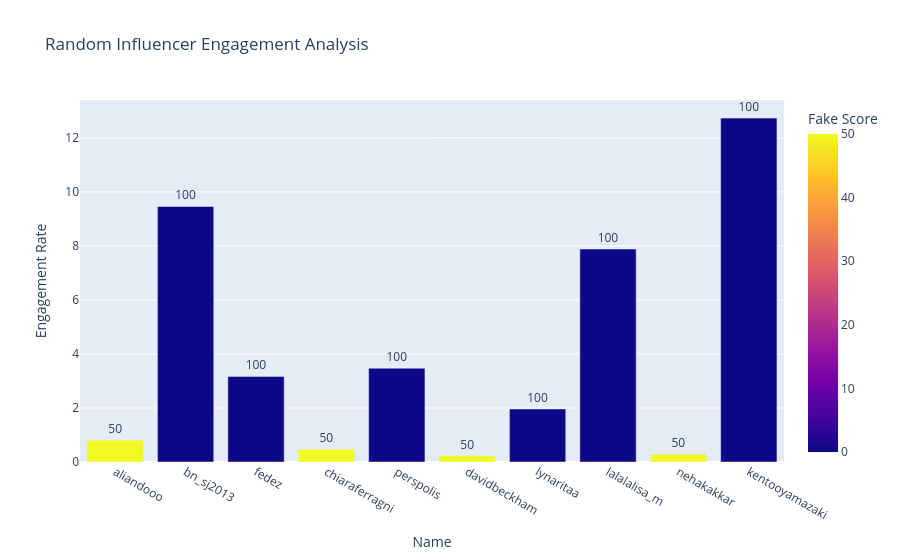

Write notebook code for a chart like this one.
### Code cell
suspicious = df.sample(10)

fig = px.bar(
    suspicious,
    x="Name",
    y="Engagement Rate",
    color="Fake Score",
    text="Trust Score",
    hover_data=["Followers", "Authentic Engagement"],
    title="Random Influencer Engagement Analysis",
)

fig.update_traces(textposition="outside")

fig.show()

### Figure 1 — Plotly figure (JSON) as saved in the notebook; plotly's stock layout.template omitted (floating-point values rounded to 4 significant figures)
{"data": [{"alignmentgroup": "True", "customdata": [[16700000, 134800], [22200000, 2100000], [14200000, 449700], [27500000, 129400], [8100000, 281200], [74500000, 169000], [9000000, 176700], [79900000, 6300000], [70400000, 199600], [5000000, 636600]], "hovertemplate": "Name=%{x}<br>Engagement Rate=%{y}<br>Trust Score=%{text}<br>Followers=%{customdata[0]}<br>Authentic Engagement=%{customdata[1]}<br>Fake Score=%{marker.color}<extra></extra>", "legendgroup": "", "marker": {"color": [50, 0, 0, 50, 0, 50, 0, 0, 50, 0], "coloraxis": "coloraxis", "pattern": {"shape": ""}}, "name": "", "offsetgroup": "", "orientation": "v", "showlegend": false, "text": [50, 100, 100, 50, 100, 50, 100, 100, 50, 100], "textposition": "outside", "type": "bar", "x": ["aliandooo", "bn_sj2013", "fedez", "chiaraferragni", "perspolis", "davidbeckham", "lynaritaa", "lalalalisa_m", "nehakakkar", "kentooyamazaki"], "xaxis": "x", "y": [0.8072, 9.459, 3.167, 0.4705, 3.472, 0.2268, 1.963, 7.885, 0.2835, 12.73], "yaxis": "y"}], "layout": {"barmode": "relative", "coloraxis": {"colorbar": {"title": {"text": "Fake Score"}}, "colorscale": [[0, "#0d0887"], [0.1111, "#46039f"], [0.2222, "#7201a8"], [0.3333, "#9c179e"], [0.4444, "#bd3786"], [0.5556, "#d8576b"], [0.6667, "#ed7953"], [0.7778, "#fb9f3a"], [0.8889, "#fdca26"], [1, "#f0f921"]]}, "legend": {"tracegroupgap": 0}, "title": {"text": "Random Influencer Engagement Analysis"}, "xaxis": {"anchor": "y", "domain": [0, 1], "title": {"text": "Name"}}, "yaxis": {"anchor": "x", "domain": [0, 1], "title": {"text": "Engagement Rate"}}}}
